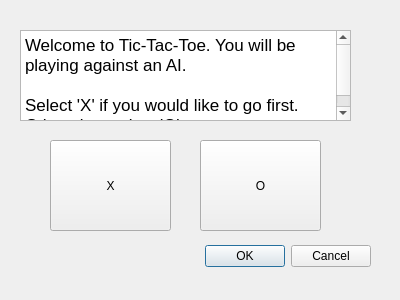
<?xml version="1.0" encoding="UTF-8"?>
<ui version="4.0">
 <class>Dialog</class>
 <widget class="QDialog" name="Dialog">
  <property name="geometry">
   <rect>
    <x>0</x>
    <y>0</y>
    <width>400</width>
    <height>300</height>
   </rect>
  </property>
  <property name="windowTitle">
   <string>Dialog</string>
  </property>
  <widget class="QDialogButtonBox" name="buttonBox">
   <property name="geometry">
    <rect>
     <x>30</x>
     <y>240</y>
     <width>341</width>
     <height>32</height>
    </rect>
   </property>
   <property name="orientation">
    <enum>Qt::Horizontal</enum>
   </property>
   <property name="standardButtons">
    <set>QDialogButtonBox::Cancel|QDialogButtonBox::Ok</set>
   </property>
  </widget>
  <widget class="QTextBrowser" name="textBrowser">
   <property name="geometry">
    <rect>
     <x>20</x>
     <y>30</y>
     <width>331</width>
     <height>91</height>
    </rect>
   </property>
   <property name="html">
    <string>&lt;!DOCTYPE HTML PUBLIC &quot;-//W3C//DTD HTML 4.0//EN&quot; &quot;http://www.w3.org/TR/REC-html40/strict.dtd&quot;&gt;
&lt;html&gt;&lt;head&gt;&lt;meta name=&quot;qrichtext&quot; content=&quot;1&quot; /&gt;&lt;style type=&quot;text/css&quot;&gt;
p, li { white-space: pre-wrap; }
&lt;/style&gt;&lt;/head&gt;&lt;body style=&quot; font-family:'Ubuntu'; font-size:11pt; font-weight:400; font-style:normal;&quot;&gt;
&lt;p style=&quot; margin-top:0px; margin-bottom:0px; margin-left:0px; margin-right:0px; -qt-block-indent:0; text-indent:0px;&quot;&gt;&lt;span style=&quot; font-family:'.Lucida Grande UI'; font-size:13pt;&quot;&gt;Welcome to Tic-Tac-Toe. You will be playing against an AI. &lt;/span&gt;&lt;/p&gt;
&lt;p style=&quot;-qt-paragraph-type:empty; margin-top:0px; margin-bottom:0px; margin-left:0px; margin-right:0px; -qt-block-indent:0; text-indent:0px; font-family:'.Lucida Grande UI'; font-size:13pt;&quot;&gt;&lt;br /&gt;&lt;/p&gt;
&lt;p style=&quot; margin-top:0px; margin-bottom:0px; margin-left:0px; margin-right:0px; -qt-block-indent:0; text-indent:0px;&quot;&gt;&lt;span style=&quot; font-family:'.Lucida Grande UI'; font-size:13pt;&quot;&gt;Select 'X' if you would like to go first. Otherwise, select 'O'. &lt;/span&gt;&lt;/p&gt;&lt;/body&gt;&lt;/html&gt;</string>
   </property>
  </widget>
  <widget class="QPushButton" name="chooseX">
   <property name="geometry">
    <rect>
     <x>50</x>
     <y>140</y>
     <width>121</width>
     <height>91</height>
    </rect>
   </property>
   <property name="text">
    <string>X</string>
   </property>
  </widget>
  <widget class="QPushButton" name="chooseY">
   <property name="geometry">
    <rect>
     <x>200</x>
     <y>140</y>
     <width>121</width>
     <height>91</height>
    </rect>
   </property>
   <property name="text">
    <string>O</string>
   </property>
  </widget>
 </widget>
 <resources/>
 <connections>
  <connection>
   <sender>buttonBox</sender>
   <signal>accepted()</signal>
   <receiver>Dialog</receiver>
   <slot>accept()</slot>
   <hints>
    <hint type="sourcelabel">
     <x>248</x>
     <y>254</y>
    </hint>
    <hint type="destinationlabel">
     <x>157</x>
     <y>274</y>
    </hint>
   </hints>
  </connection>
  <connection>
   <sender>buttonBox</sender>
   <signal>rejected()</signal>
   <receiver>Dialog</receiver>
   <slot>reject()</slot>
   <hints>
    <hint type="sourcelabel">
     <x>316</x>
     <y>260</y>
    </hint>
    <hint type="destinationlabel">
     <x>286</x>
     <y>274</y>
    </hint>
   </hints>
  </connection>
 </connections>
</ui>
